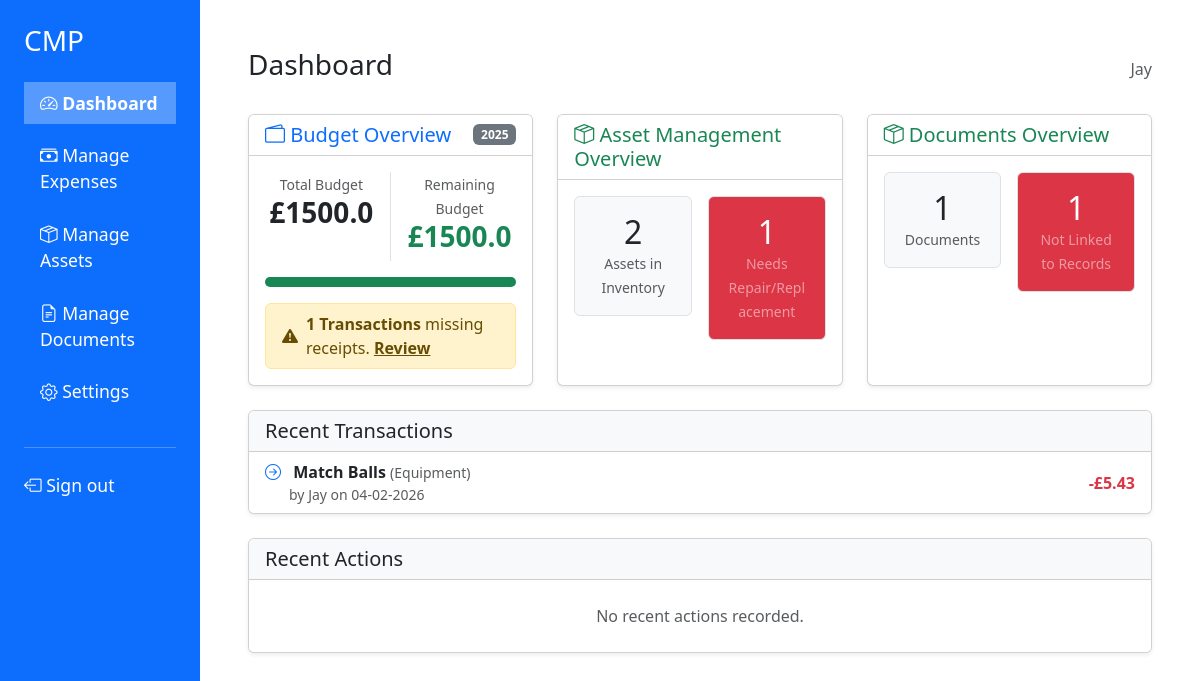
The page /dashboard (signed in) on the database its author committed.
### src/models.py (models this page shows)
class User(db.Model):
    id = db.Column(db.Integer, primary_key=True)
    username = db.Column(db.String(100), unique=True, nullable=False)
    password = db.Column(db.String(100), nullable=False)
    role = db.Column(db.String(100), nullable=False)
    transactions = db.relationship('Transaction', backref='user', lazy=True)

class Budget(db.Model):
    id = db.Column(db.Integer, primary_key=True)
    year = db.Column(db.String(4), default='2025')
    total_fund = db.Column(db.Float, default=0.0)
    remaining_fund = db.Column(db.Float, default=0.0)
    transactions = db.relationship('Transaction', backref='budget', lazy=True)

class Transaction(db.Model):
    id = db.Column(db.Integer, primary_key=True)
    cost = db.Column(db.Float, nullable=False) # amount
    note = db.Column(db.String(200), nullable=False)
    timestamp = db.Column(db.DateTime, nullable=False)
    category = db.Column(db.String(100), nullable=False)
    author = db.Column(db.Integer, db.ForeignKey('user.id'), nullable=True)
    budget_id = db.Column(db.Integer, db.ForeignKey('budget.id'), nullable=False)
    document_id = db.Column(db.Integer, db.ForeignKey('document.id'), nullable=True) # receipt
    event_id = db.Column(db.Integer, db.ForeignKey('event.id'), nullable=True)

### src/app.py (the view)
@app.route('/dashboard')
def dashboard():
    if not check_authentication():
        return redirect("/login")
    budget = Budget.query.first()
    total_budget = budget.total_fund
    remaining_budget = budget.remaining_fund
    budget_year = budget.year
    count_no_receipt = Transaction.query.filter_by(budget_id=budget.id, document_id=None).count()
    count_assets = Asset.query.count()
    count_assets_damaged = Asset.query.filter(Asset.status == AssetStatus.DAMAGED.value).count()
    count_documents = Document.query.count()
    unlinked_documents = Document.query.filter_by(parent_id=None).count()
    recent_transactions = Transaction.query.order_by(Transaction.timestamp.desc()).filter_by(budget_id=budget.id).limit(3).all()
    minimum_budget_health = budget_health_threshold * 100
    return render_template('dashboard.html', username = session["username"],  currency=currency, budget_year = budget_year, minimum_budget_health = minimum_budget_health, total_budget=total_budget, remaining_budget=remaining_budget, count_no_receipt=count_no_receipt, count_assets=count_assets, count_assets_damaged=count_assets_damaged, count_documents=count_documents, unlinked_documents=unlinked_documents, recent_transactions=recent_transactions)

### src/app.py (called while the page is built)
def check_authentication():
    if not session.get("username"):
        return False
    user = User.query.filter_by(username=session["username"]).first()
    if not user or user.password != session.get("password"):
        return False
    return True

### src/templates/dashboard.html (shortened to what this page needs)
{% extends "base.html" %}
{% block content %}
<div class="d-flex justify-content-between align-items-center mb-4">
    <h2 class="h3">Dashboard</h2>
    <div class="text-muted">{{ username }}</div>
</div>
<div class="row g-4 mb-4">
    <div class="col-md-4">
        <div class="card h-100 shadow-sm">
            <div class="card-header bg-white d-flex justify-content-between align-items-center">
                <h5 class="mb-0 text-primary"><i class="bi bi-wallet2"></i> Budget Overview</h5>
                <span class="badge bg-secondary">{{ budget_year }}</span>
            </div>
            <div class="card-body">
                <div class="row text-center mb-3">
                    <div class="col-6 border-end">
                        <small class="text-muted">Total Budget</small>
                        <h3 class="fw-bold">{{currency}}{{ total_budget }}</h3>
                    </div>
                    <div class="col-6">
                        <small class="text-muted">Remaining Budget</small>
                        <h3 class="fw-bold text-{{ 'success' if (remaining_budget >  minimum_budget_health) else 'danger' }}">
                            {{currency}}{{ remaining_budget }}
                        </h3>
                    </div>
                </div>
                {% set percent = (remaining_budget / total_budget * 100) %}
                <div class="progress mb-3" style="height: 10px;">
                    <div class="progress-bar bg-{{ 'success' if percent > 20 else 'danger' }}"
                         role="progressbar" style="width: {{ percent }}%"></div>
                </div>
                {% if count_no_receipt > 0 %}
                <div class="alert alert-warning d-flex align-items-center py-2 mb-0" role="alert">
                    <i class="bi bi-exclamation-triangle-fill me-2"></i>
                    <div>
                        <strong>{{ count_no_receipt }} Transactions</strong> missing receipts.
                        <a href="/expenses" class="alert-link">Review</a>
                    </div>
                </div>
                {% else %}
                <div class="text-success small"><i class="bi bi-check-circle-fill"></i> All receipts up to date.</div>
                {% endif %}
            </div>
        </div>
    </div>
    <div class="col-md-4">
        <div class="card h-100 shadow-sm">
            <div class="card-header bg-white">
                <h5 class="mb-0 text-success"><i class="bi bi-box-seam"></i> Asset Management Overview</h5>
            </div>
            <div class="card-body">
                <div class="row g-3">
                    <div class="col-6">
                        <div class="p-3 border rounded bg-light text-center">
                            <h2 class="mb-0">{{ count_assets }}</h2>
                            <small class="text-muted">Assets in Inventory</small>
                        </div>
                    </div>
                    <div class="col-6">
                        <div class="p-3 border rounded {{ 'bg-danger text-white' if count_assets_damaged > 0 else 'bg-light' }} text-center">
                            <h2 class="mb-0">{{ count_assets_damaged }}</h2>
                            <small class="{{ 'text-white-50' }}">Needs Repair/Replacement</small>
                        </div>
                    </div>
                </div>
            </div>
        </div>
    </div>
    <div class="col-md-4">
        <div class="card h-100 shadow-sm">
            <div class="card-header bg-white">
                <h5 class="mb-0 text-success"><i class="bi bi-box-seam"></i> Documents Overview</h5>
            </div>
            <div class="card-body">
                <div class="row g-3">
                    <div class="col-6">
                        <div class="p-3 border rounded bg-light text-center">
                            <h2 class="mb-0">{{ count_documents }}</h2>
                            <small class="text-muted">Documents</small>
                        </div>
                    </div>
                    <div class="col-6">
                        <div class="p-3 border rounded {{ 'bg-danger text-white' if unlinked_documents > 0 else 'bg-light' }} text-center">
                            <h2 class="mb-0">{{ unlinked_documents }}</h2>
                            <small class="{{ 'text-white-50' }}">Not Linked to Records</small>
                        </div>
                    </div>
                </div>
            </div>
        </div>
    </div>
</div>
<div class="card shadow-sm">
    <div class="card-header bg-light">
        <h5 class="mb-0">Recent Transactions</h5>
    </div>
    <div class="list-group list-group-flush">
        {% for tranc in recent_transactions %}
        <div class="list-group-item d-flex justify-content-between align-items-center">
            <div>
                <i class="bi bi-arrow-right-circle text-primary me-2"></i>
                <strong>{{ tranc.note }}</strong>
                <span class="text-muted small">({{ tranc.category }})</span>
                <div class="small text-muted ms-4">
                    by {{ tranc.user.username }} on {{ tranc.timestamp.strftime('%d-%m-%Y') }}
                </div>
            </div>
            <span class="fw-bold text-danger">-{{ currency }}{{ "%.2f"|format(tranc.cost) }}</span>
        </div>
        {% else %}
        <div class="list-group-item text-center text-muted py-4">
            No recent transactions recorded.
        </div>
        {% endfor %}
    </div>
</div>
<div class="card shadow-sm mt-4">
    <div class="card-header bg-light">
        <h5 class="mb-0">Recent Actions</h5>
    </div>
    <div class="list-group list-group-flush">
        <div class="list-group-item text-center text-muted py-4">
            No recent actions recorded.
        </div>
    </div>
 </div>
{% endblock %}

### src/templates/base.html (shortened to what this page needs)
<!DOCTYPE html>
<html lang="en">
<head>
    <link href="https://cdn.jsdelivr.net/npm/bootstrap@5.3.0/dist/css/bootstrap.min.css" rel="stylesheet">
    <link rel="stylesheet" href="https://cdn.jsdelivr.net/npm/bootstrap-icons@1.10.0/font/bootstrap-icons.css">
</head>
<body>
<div class="container-fluid">
    <div class="row">
        <div class="col-md-3 col-lg-2 sidebar p-4">
            <h3 class="text-white mb-4">CMP</h3>
            <ul class="nav flex-column">
                <li class="nav-item">
                    <a class="nav-link {% if request.path.startswith('/dashboard') %}active{% endif %}" href="/dashboard">
                        <i class="bi bi-speedometer2"></i> Dashboard
                    </a>
                </li>
                <li class="nav-item">
                    <a class="nav-link {% if request.path.startswith('/expenses') %}active{% endif %}" href="/expenses">
                        <i class="bi bi-cash-stack"></i> Manage Expenses
                    </a>
                </li>
                <li class="nav-item">
                    <a class="nav-link {% if request.path.startswith('/assets') %}active{% endif %}" href="/assets">
                        <i class="bi bi-box-seam"></i> Manage Assets
                    </a>
                </li>
                <li class="nav-item">
                    <a class="nav-link {% if request.path.startswith('/documents') %}active{% endif %}" href="/documents">
                        <i class="bi bi-file-earmark-text"></i> Manage Documents
                    </a>
                </li>
                <li class="nav-item">
                    <a class="nav-link {% if request.path.startswith('/settings') %}active{% endif %}" href="/settings">
                        <i class="bi bi-gear"></i> Settings
                    </a>
                </li>
            </ul>
            <hr class="text-white my-4">
            <a class="nav-link" href="/logout">
                <i class="bi bi-box-arrow-left"></i> Sign out
            </a>
        </div>
       <div class="col-md-9 col-lg-10 p-5">
        {% block content %}{% endblock %}
        </div>
    </div>
</div>
</body>
</html>

### src/templates/base.html (style rules this page uses)
.sidebar { min-height: 100vh; background-color: #0d6efd; }
.nav-link { color: white; font-size: 1.1rem; margin-bottom: 10px; }
.nav-link.active { font-weight: bold; background-color: rgba(255, 255, 255, 0.3); }

### rows shown on the page
User: username "Jay"
Budget: year "2025", total_fund "1500.0", remaining_fund "1500.0"
Transaction: note "Match Balls", category "Equipment", user.username "Jay", timestamp "04-02-2026", currency "£", cost "5.43"

### other values the page prints
{{ currency }} "£"
{{ count_no_receipt }} "1"
{{ count_assets }} "2"
{{ count_assets_damaged }} "1"
{{ count_documents }} "1"
{{ unlinked_documents }} "1"
